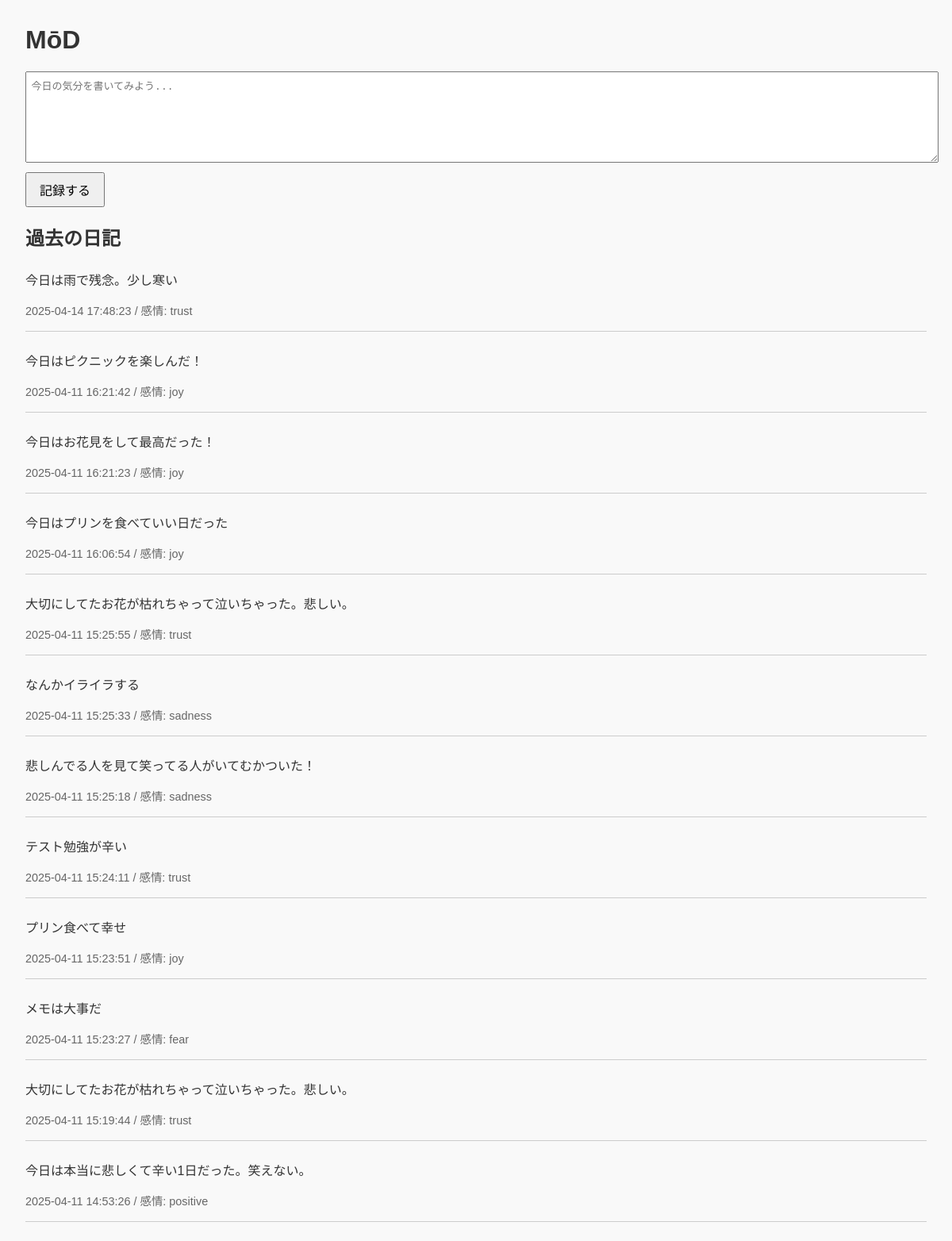
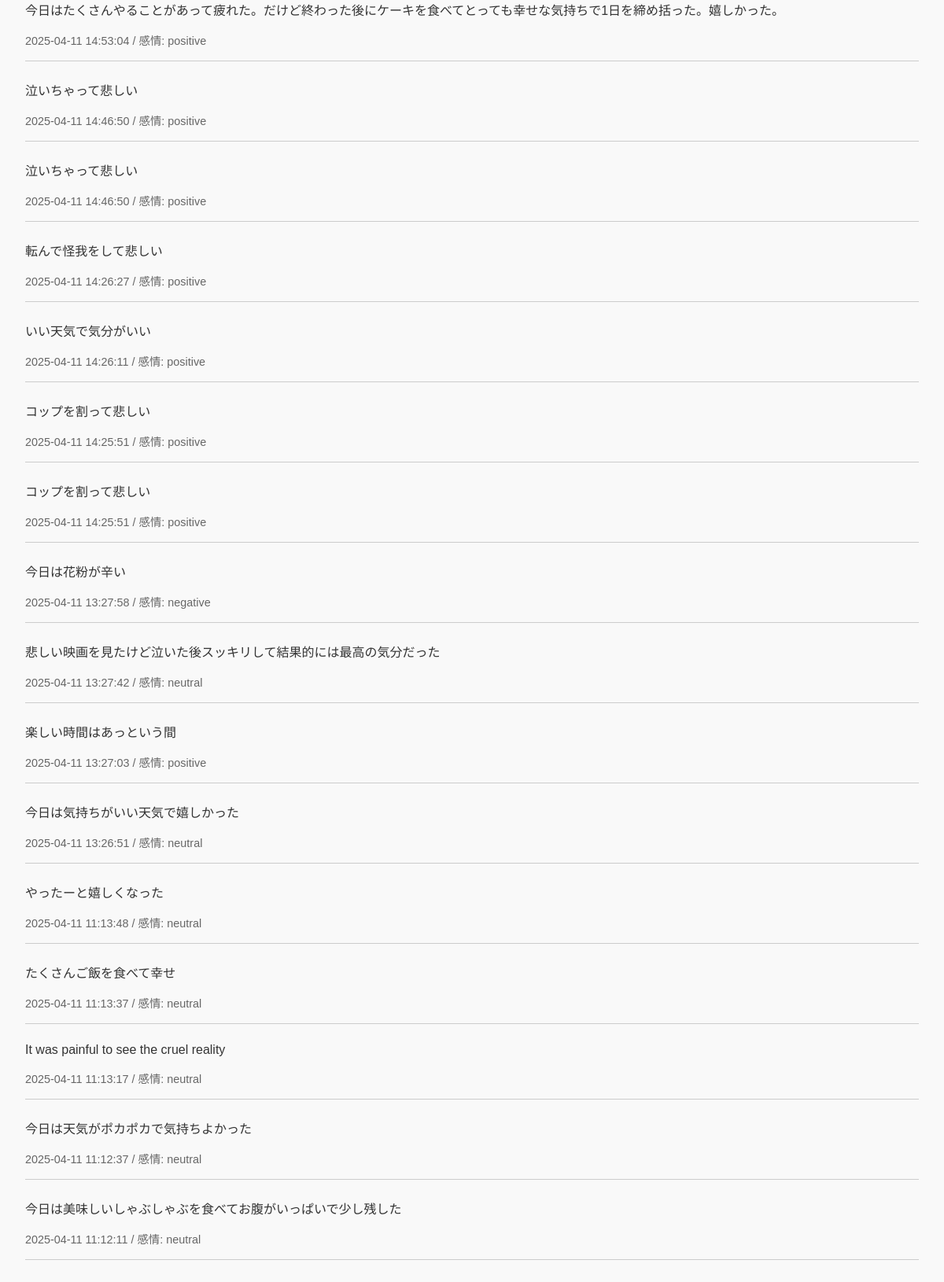
The page / on the database its author committed (2 pictures, top to bottom).
### tables this page shows
CREATE TABLE diary (
                id INTEGER PRIMARY KEY AUTOINCREMENT,
                content TEXT NOT NULL,
                sentiment TEXT,
                created_at TEXT
            );

### app.py (the view, shortened to what this page needs)
@app.route('/', methods=['GET', 'POST'])
def index():
    message = None
    conn = sqlite3.connect('data/diary.db')
    c = conn.cursor()
    c.execute("SELECT content, sentiment, created_at FROM diary ORDER BY created_at DESC")
    entries = c.fetchall()
    conn.close()
    return render_template('index.html', entries=entries, message=message)

### templates/index.html (shortened to what this page needs)
<!DOCTYPE html>
<html lang="ja">
<head>
</head>
<body>
  <h1>MōD</h1>
  <form method="POST">
    <textarea name="content" placeholder="今日の気分を書いてみよう..."></textarea><br>
    <button type="submit">記録する</button>
  </form>
  <h2>過去の日記</h2>
  {% for content, sentiment, created_at in entries %}
    <div class="entry">
      <p>{{ content }}</p>
      <div class="meta">{{ created_at }} / 感情: {{ sentiment }}</div>
    </div>
  {% endfor %}
</body>
</html>

### templates/index.html (style rules this page uses)
body { font-family: sans-serif; margin: 2em; background-color: #f9f9f9; color: #333; }
textarea { width: 100%; height: 100px; font-size: 1em; padding: 0.5em; }
button { margin-top: 0.5em; padding: 0.5em 1em; font-size: 1em; }
.entry { border-bottom: 1px solid #ccc; margin-top: 1.5em; padding-bottom: 1em; }
.meta { font-size: 0.9em; color: #666; }

### rows shown on the page
diary: content "今日は雨で残念。少し寒い", created_at "2025-04-14 17:48:23", sentiment "trust"
diary: content "今日はピクニックを楽しんだ！", created_at "2025-04-11 16:21:42", sentiment "joy"
diary: content "今日はお花見をして最高だった！", created_at "2025-04-11 16:21:23", sentiment "joy"
diary: content "今日はプリンを食べていい日だった", created_at "2025-04-11 16:06:54", sentiment "joy"
diary: content "大切にしてたお花が枯れちゃって泣いちゃった。悲しい。", created_at "2025-04-11 15:25:55", sentiment "trust"
diary: content "なんかイライラする", created_at "2025-04-11 15:25:33", sentiment "sadness"
diary: content "悲しんでる人を見て笑ってる人がいてむかついた！", created_at "2025-04-11 15:25:18", sentiment "sadness"
diary: content "テスト勉強が辛い", created_at "2025-04-11 15:24:11", sentiment "trust"
diary: content "プリン食べて幸せ", created_at "2025-04-11 15:23:51", sentiment "joy"
diary: content "メモは大事だ", created_at "2025-04-11 15:23:27", sentiment "fear"
diary: content "大切にしてたお花が枯れちゃって泣いちゃった。悲しい。", created_at "2025-04-11 15:19:44", sentiment "trust"
diary: content "今日は本当に悲しくて辛い1日だった。笑えない。", created_at "2025-04-11 14:53:26", sentiment "positive"
diary: content "今日はたくさんやることがあって疲れた。だけど終わった後にケーキを食べてとっても幸せな気持ちで1日を締め括った。嬉しかった。", created_at "2025-04-11 14:53:04", sentiment "positive"
diary: content "泣いちゃって悲しい", created_at "2025-04-11 14:46:50", sentiment "positive"
diary: content "泣いちゃって悲しい", created_at "2025-04-11 14:46:50", sentiment "positive"
diary: content "転んで怪我をして悲しい", created_at "2025-04-11 14:26:27", sentiment "positive"
diary: content "いい天気で気分がいい", created_at "2025-04-11 14:26:11", sentiment "positive"
diary: content "コップを割って悲しい", created_at "2025-04-11 14:25:51", sentiment "positive"
diary: content "コップを割って悲しい", created_at "2025-04-11 14:25:51", sentiment "positive"
diary: content "今日は花粉が辛い", created_at "2025-04-11 13:27:58", sentiment "negative"
diary: content "悲しい映画を見たけど泣いた後スッキリして結果的には最高の気分だった", created_at "2025-04-11 13:27:42", sentiment "neutral"
diary: content "楽しい時間はあっという間", created_at "2025-04-11 13:27:03", sentiment "positive"
diary: content "今日は気持ちがいい天気で嬉しかった", created_at "2025-04-11 13:26:51", sentiment "neutral"
diary: content "やったーと嬉しくなった", created_at "2025-04-11 11:13:48", sentiment "neutral"
diary: content "たくさんご飯を食べて幸せ", created_at "2025-04-11 11:13:37", sentiment "neutral"
diary: content "It was painful to see the cruel reality", created_at "2025-04-11 11:13:17", sentiment "neutral"
diary: content "今日は天気がポカポカで気持ちよかった", created_at "2025-04-11 11:12:37", sentiment "neutral"
diary: content "今日は美味しいしゃぶしゃぶを食べてお腹がいっぱいで少し残した", created_at "2025-04-11 11:12:11", sentiment "neutral"
